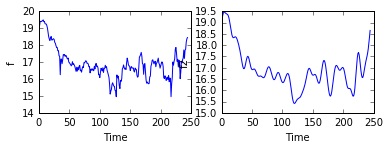

Generate this figure with Python:
# -*- coding: utf-8
import numpy as np
import matplotlib.pyplot as plt

def main():
    # CSVのロード
    data = np.genfromtxt("nikkei.csv",delimiter=",", skip_header=1, dtype='float')
    
    # 5行目を抽出(日経平均株価の終値)
    f = data[:,4]/1000.0
    
    # サンプル数, サンプリング周波数    
    N = len(f)

    fs = 0.1

    # 高速フーリエ変換
    F = np.fft.fft(f)/(N/2)
    
    # 周波数軸の値を計算 
    freq = np.fft.fftfreq(len(f))
    # 直流成分の振幅を揃える
    F[0] = F[0]/2
    
    # ローパス処理
    F[(freq > fs)] = 0
    F[(freq < 0)] = 0
    
    # 高速逆フーリエ変換
    f2 = np.fft.ifft(F)*(2*N/2)
 
    # グラフ作成
    plt.figure(1)
    
    # サンプル(日経平均株価)
    plt.subplot(221)
    plt.plot(f)
    plt.xlabel("Time")
    plt.ylabel("f")

    # 平滑化データ
    plt.subplot(222)
    plt.plot(f2)
    plt.xlabel("Time")
    plt.ylabel("f2")
    
    # グラフ表示
    plt.show()
    
if __name__ == "__main__":
    main()
